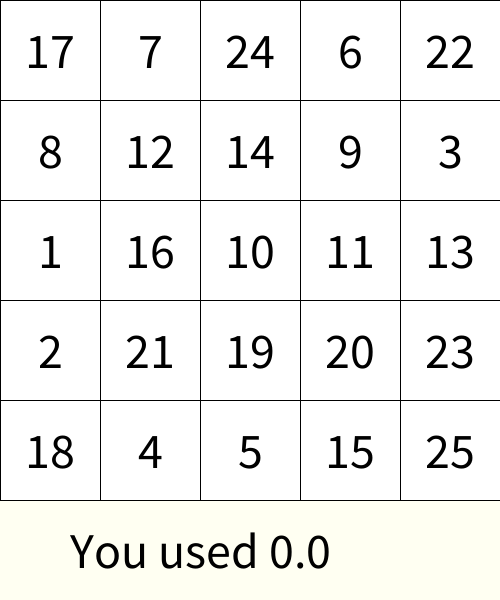
Frame 1 (no input)
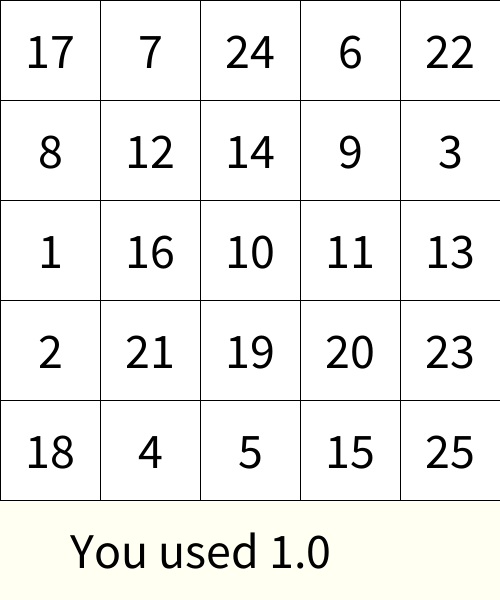
Frame 60 (the mouse pressed at the canvas centre just before this capture)
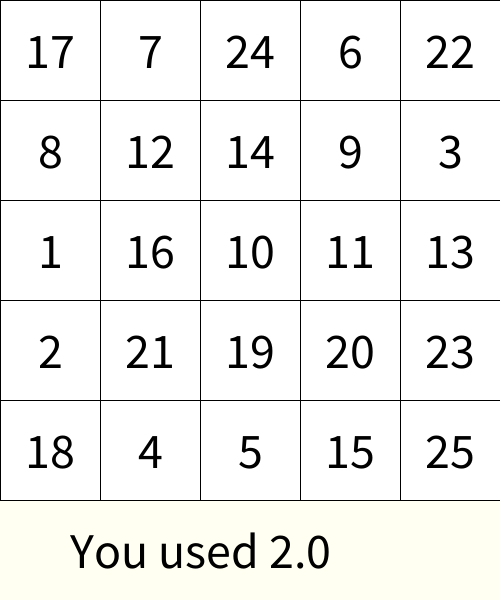
Frame 120 (the mouse held since frame 60 and released just before this capture)

The Processing sketch that drew these frames (run headless with seeded random() and noise(); from frame 60 on, the mouse is pressed at the canvas centre):

// Processing sketch: week06_8_schulte_table08_nf_millis_startT
// ── week06_8_schulte_table08_nf_millis_startT.pde
int [] used = new int [26];
int [][]table = new int[5][5];
void setup() {
  size(500, 600);
  textSize(50);
  textAlign(CENTER, CENTER);
  for (int i=0; i<5; i++) {
    for (int j=0; j<5; j++) {
      int now = int(random(1, 26));
      while (used[now]==1) now = int(random(1, 26));
      table[i][j] = now;
      used[now] = 1;
    }
  }
  startT=millis();
}
int startT=0;
int [][]pressed = new int[5][5];
void draw(){
  background(#FFFFF2);
  for (int i=0; i<5; i++) {
    for (int j=0; j<5; j++) {
      if(pressed[i][j]==1)fill(128);
      else fill(255);
      rect(j*100, i*100, 100, 100);
      fill(0);
      text(""+table[i][j], 50+j*100, 50+i*100);
    }
  }
  text("You used "+nf((millis()- startT)/1000.0,0,1),200,550);
}
int want =1;//希望你按的數字
void mousePressed() {
  int i= mouseY/100, j=mouseX/100;
  if (table[i][j]==want) {
    pressed[i][j] =1;
    want++;
  }
}
